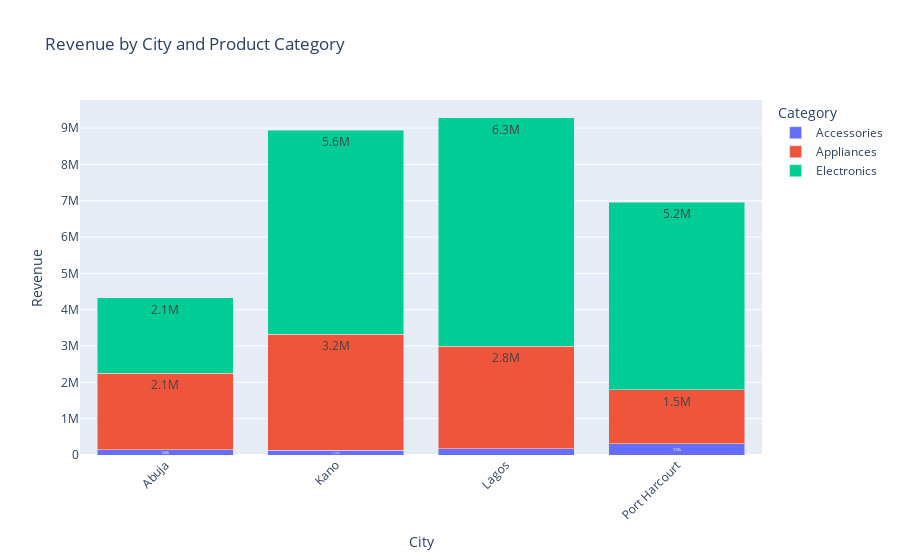

Notebook cell for this chart:
### Code cell
city_cat_rev = invent.groupby(["City", "Category"])["Revenue"].sum().reset_index()

fig = px.bar(
    city_cat_rev,
    x="City",
    y="Revenue",
    color="Category",
    title="Revenue by City and Product Category",
    text_auto='.2s'
)

fig.update_layout(barmode='stack', xaxis_tickangle=-45)
fig.show()

### Figure 1 — Plotly figure (JSON) as saved in the notebook; plotly's stock layout.template omitted (floating-point values rounded to 4 significant figures)
{"data": [{"alignmentgroup": "True", "hovertemplate": "Category=Accessories<br>City=%{x}<br>Revenue=%{y}<extra></extra>", "legendgroup": "Accessories", "marker": {"color": "#636efa", "pattern": {"shape": ""}}, "name": "Accessories", "offsetgroup": "Accessories", "orientation": "v", "showlegend": true, "textposition": "auto", "texttemplate": "%{y:.2s}", "type": "bar", "x": ["Abuja", "Kano", "Lagos", "Port Harcourt"], "xaxis": "x", "y": [139500, 129000, 166500, 314000], "yaxis": "y"}, {"alignmentgroup": "True", "hovertemplate": "Category=Appliances<br>City=%{x}<br>Revenue=%{y}<extra></extra>", "legendgroup": "Appliances", "marker": {"color": "#EF553B", "pattern": {"shape": ""}}, "name": "Appliances", "offsetgroup": "Appliances", "orientation": "v", "showlegend": true, "textposition": "auto", "texttemplate": "%{y:.2s}", "type": "bar", "x": ["Abuja", "Kano", "Lagos", "Port Harcourt"], "xaxis": "x", "y": [2117000, 3201000, 2827000, 1478000], "yaxis": "y"}, {"alignmentgroup": "True", "hovertemplate": "Category=Electronics<br>City=%{x}<br>Revenue=%{y}<extra></extra>", "legendgroup": "Electronics", "marker": {"color": "#00cc96", "pattern": {"shape": ""}}, "name": "Electronics", "offsetgroup": "Electronics", "orientation": "v", "showlegend": true, "textposition": "auto", "texttemplate": "%{y:.2s}", "type": "bar", "x": ["Abuja", "Kano", "Lagos", "Port Harcourt"], "xaxis": "x", "y": [2075000, 5612000, 6292000, 5170000], "yaxis": "y"}], "layout": {"barmode": "stack", "legend": {"title": {"text": "Category"}, "tracegroupgap": 0}, "title": {"text": "Revenue by City and Product Category"}, "xaxis": {"anchor": "y", "domain": [0, 1], "tickangle": -45, "title": {"text": "City"}}, "yaxis": {"anchor": "x", "domain": [0, 1], "title": {"text": "Revenue"}}}}
